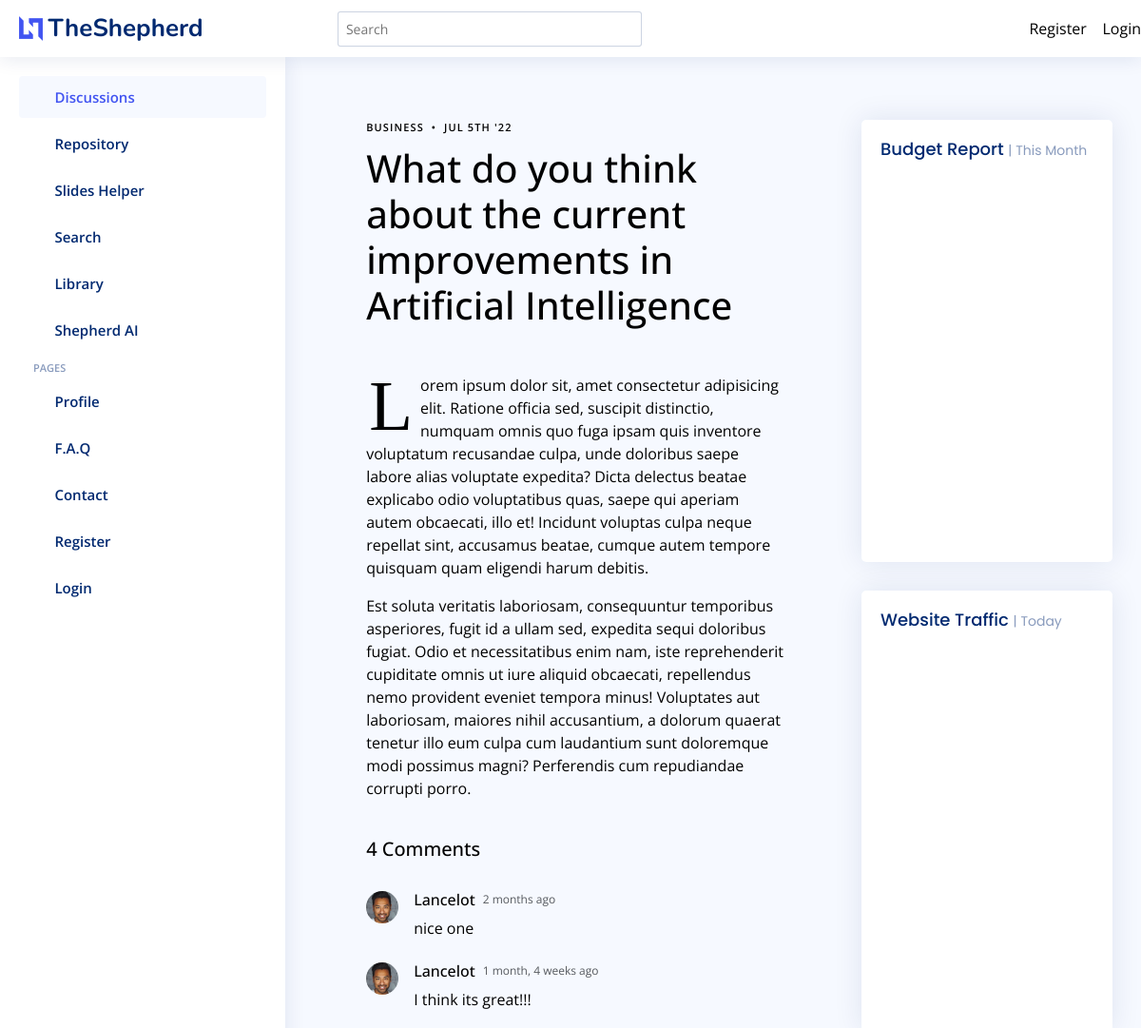
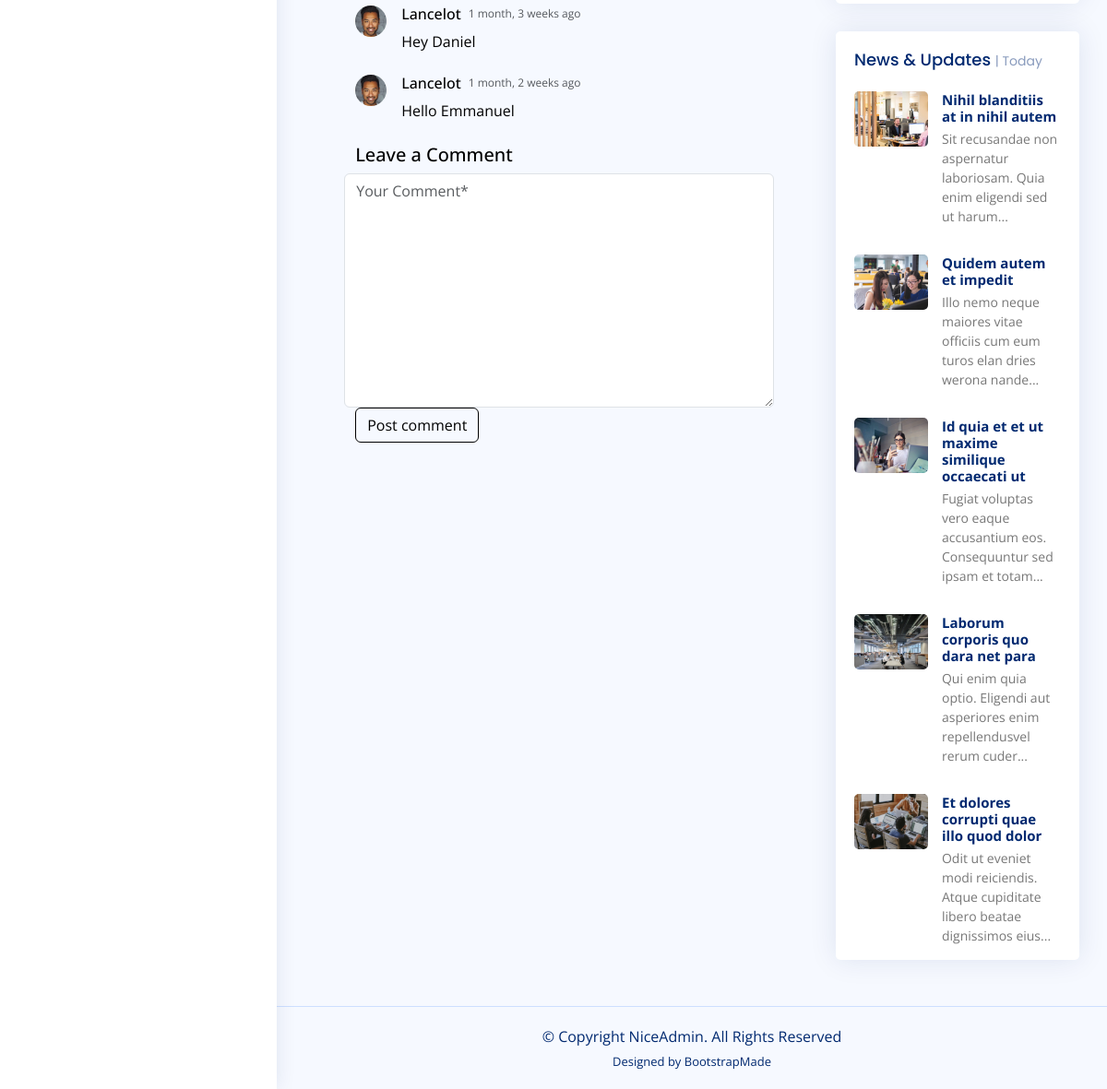
Screenshot of /discussions/9/ with the database file from the repository (2 pictures, top to bottom).
### discussions/models.py (models this page shows, shortened)
class Discussion(models.Model):
    creator = models.ForeignKey(Student, on_delete=models.CASCADE)
    pub_date = models.DateTimeField(blank=False, default=now)
    content = models.CharField(max_length=200)
    votes = models.IntegerField()
    course = models.CharField(max_length=60)
    num_of_participants = models.IntegerField()

class Comment(models.Model):
    parent = models.ForeignKey('self', on_delete=models.CASCADE, blank=True, null=True)
    discussion = models.ForeignKey(Discussion, on_delete=models.CASCADE)
    author = models.ForeignKey(Student, on_delete=models.CASCADE)
    pub_date = models.DateTimeField("date published")
    comment_text = models.TextField()

class Student(models.Model):
    friend = models.ForeignKey('self', on_delete=models.CASCADE, blank=True, null=True)
    user = models.OneToOneField(User, on_delete=models.CASCADE)
    back_img = models.ImageField(blank=True, upload_to="images/profiles", default='images/597_1.jpg')

### discussions/views.py (the view)
# urls.py: path("<int:pk>/", views.DetailView.as_view(), name="detail"),
class DetailView(generic.DetailView):
    model = Discussion
    template_name = "discussions/details.html"
    def get_context_data(self, *args, **kwargs):
        context = super(DetailView, self).get_context_data(*args, **kwargs)
        context['discussions'] = Discussion.objects.filter(pub_date__lte=timezone.now()).order_by("-pub_date")[:5]
        context['latest'] = Discussion.objects.filter(pub_date__lte=timezone.now()).order_by("-pub_date")[:5]
        context['comments'] = Comment.objects.filter(discussion_id=self.kwargs['pk'])#blog__pk=9)#context['blogs'].values('id'))
        context['form'] = CommentForm()
        if self.request.user.is_authenticated:
            context['student'] = Student.objects.filter(user=self.request.user)[0]
        return context

### discussions/forms.py
class CommentForm(forms.Form):
    comment_text = forms.CharField(label="comment", widget=forms.Textarea
                    (attrs={'class':'form-control', 'name':'comment', 'placeholder':'Your Comment*'}))

### discussions/templates/discussions/details.html (shortened to what this page needs)
{% extends 'base.html' %}
{% load static %}
{% block content %}
<section class="single-post-content">
  <div class="container">
    <div class="row">
      <div class="col-md-flex post-content" data-aos="fade-up">
        <div class="single-post">
          <div class="post-meta"><span class="date">Business</span> <span class="mx-1">&bullet;</span> <span>Jul 5th '22</span></div>
          <h1 class="mb-5">{{ discussion.content }}</h1>
          <p><span class="firstcharacter">L</span>orem ipsum dolor sit, amet consectetur adipisicing elit. Ratione officia sed, suscipit distinctio, numquam omnis quo fuga ipsam quis inventore voluptatum recusandae culpa, unde doloribus saepe labore alias voluptate expedita? Dicta delectus beatae explicabo odio voluptatibus quas, saepe qui aperiam autem obcaecati, illo et! Incidunt voluptas culpa neque repellat sint, accusamus beatae, cumque autem tempore quisquam quam eligendi harum debitis.</p>
          <p>Est soluta veritatis laboriosam, consequuntur temporibus asperiores, fugit id a ullam sed, expedita sequi doloribus fugiat. Odio et necessitatibus enim nam, iste reprehenderit cupiditate omnis ut iure aliquid obcaecati, repellendus nemo provident eveniet tempora minus! Voluptates aut laboriosam, maiores nihil accusantium, a dolorum quaerat tenetur illo eum culpa cum laudantium sunt doloremque modi possimus magni? Perferendis cum repudiandae corrupti porro.</p>
        </div>
        <div class="comments">
          <h5 class="comment-title py-4">{{ comments | length }} Comments</h5>
          {% for comment in comments %}
          <div class="comment d-flex">
            <div class="flex-shrink-0">
              <div class="avatar avatar-sm rounded-circle">
                <img class="avatar-img" src="{% static 'assets/img/person-2.jpg' %}" alt="" class="img-fluid">
              </div>
            </div>
            <div class="flex-shrink-1 ms-2 ms-sm-3">
              <div class="comment-meta d-flex">
                <h6 class="me-2">{{ comment.author.user.username }}</h6>
                <span class="text-muted">{{ comment.pub_date | timesince }} ago</span>
              </div>
              <div class="comment-body">
                {{comment.comment_text}}
              </div>
            </div>
          </div>
          <br>
          {% endfor %}
        </div>
        <div>
          <h5 class="comment-title">Leave a Comment</h5>
          <form method="POST" action="{% url 'discussions:post_comment' discussion.id %}">
            <div class="row">
              {{ form.comment_text }}
              <div class="col-4">
                <input type="submit" class="btn btn-primary" value="Post comment">
              </div>
            </div>
          </form>
        </div>
      </div>
    </div>
  </div>
</section>
{% endblock %}

### static/assets/css/style.css (style rules this page uses)
:root { scroll-behavior: smooth; }
body { font-family: "Open Sans", sans-serif; background: #f6f9ff; color: #444444; }
h1, h2, h3, h4, h5, h6 { font-family: "Nunito", sans-serif; }

### static/assets/css/main.css (style rules this page uses)
:root { scroll-behavior: smooth; }
body { color: rgba(var(--color-primary-rgb), 1); }
h1, h2, h3, h4, h5, h6 { font-family: var(--font-primary); }
.btn.btn-primary { background-color: var(--color-black); color: var(--color-white); border-color: var(--color-black); }
.post-meta { font-size: 11px; letter-spacing: 0.07rem; text-transform: uppercase; font-weight: 600; font-family: var(--font-secondary); color: rgba(var(--color-black-rgb), 0.4); margin-bottom: 10px; }
.post-content { padding-left: 10%; padding-right: 10%; }
.post-content .firstcharacter { float: left; font-family: Georgia; font-size: 75px; line-height: 60px; padding-top: 4px; padding-right: 8px; padding-left: 3px; }
.comment .avatar { position: relative; display: inline-block; width: 3rem; height: 3rem; }
.comment .avatar-img, .comment .avatar-initials, .comment .avatar-placeholder { width: 100%; height: 100%; border-radius: inherit; }
.comment .avatar-img { display: block; -o-object-fit: cover; object-fit: cover; }
.comment .avatar-sm, .comment .avatar-group-sm>.avatar { width: 2.125rem; height: 2.125rem; font-size: 1rem; }
.comment .comment-meta .text-muted, .comment .reply-meta .text-muted { font-family: var(--font-secondary); font-size: 12px; }

### rows the page displays
Discussion: content "What do you think about the current improvements in Artificial Intelligence"
Comment: author.user.username "Lancelot", pub_date "2 months", comment_text "nice one"
Comment: author.user.username "Lancelot", pub_date "1 month, 4 weeks", comment_text "I think its great!!!"
Comment: author.user.username "Lancelot", pub_date "1 month, 3 weeks", comment_text "Hey Daniel"
Comment: author.user.username "Lancelot", pub_date "1 month, 2 weeks", comment_text "Hello Emmanuel"

### other values shown
{{ comments | length }} "4"
